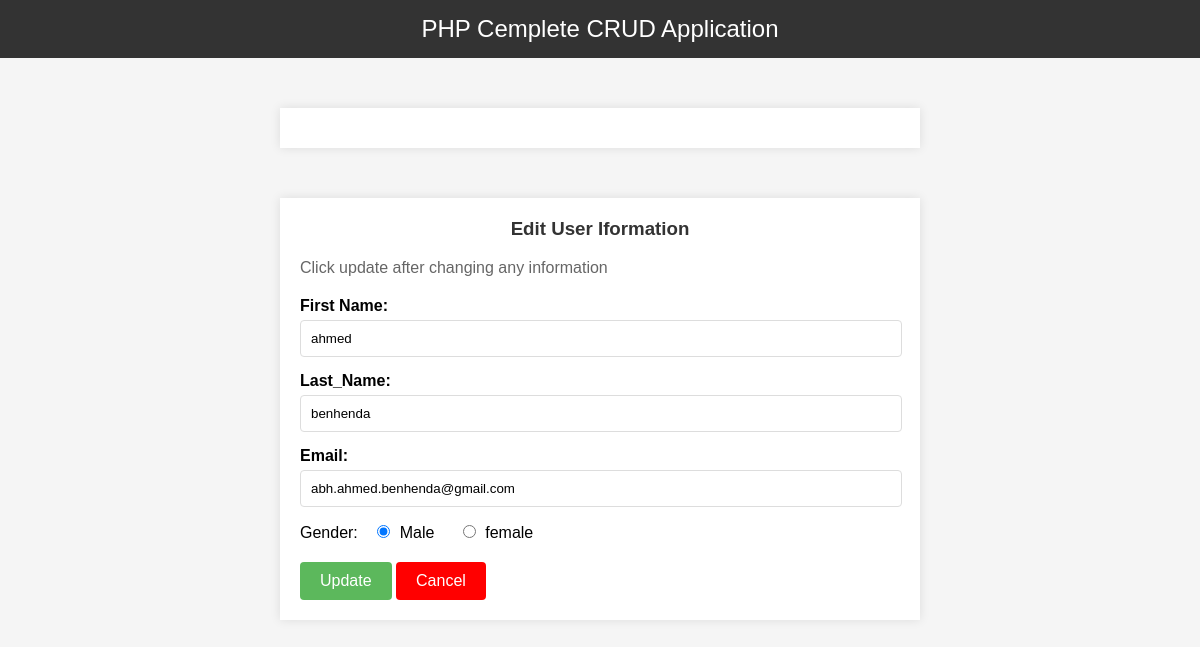
/php/edit.php?id=1, run on the app's committed database.
### tables this page shows
CREATE TABLE `crud` (
  `id` int(11) NOT NULL,
  `first_name` varchar(20) NOT NULL,
  `last_name` varchar(20) NOT NULL,
  `email` varchar(100) NOT NULL,
  `gender` varchar(100) NOT NULL
);

### php/edit.php (the view, shortened to what this page needs)
<?php
include "config.php";
?>
<!DOCTYPE html>
<html lang="en">
<head>
    <link rel="stylesheet" href="https://cdnjs.cloudflare.com/ajax/libs/font-awesome/6.6.0/css/all.min.css" />
    <link rel="stylesheet" href="../CSS/add.css">
</head>
<body>
    <nav class="navbar">
        PHP Cemplete CRUD Application
    </nav>
    <div class="container">
    </div>
    <div class="container">
        <div class="text">
            <h3>Edit User Iformation</h3>
            <p class="text-muted">Click update after changing any information</p>
        </div>
        <?php
        $id = $_GET['id'];
        $sql = "SELECT * FROM `crud` WHERE id = $id LIMIT 1";
        $result = mysqli_query($conn, $sql);
        $row = mysqli_fetch_assoc($result);
        ?>
        <div class="form">
            <form action="" method="post">
                <div class="row">
                    <div class="col">
                        <label for="" class="form-label">First Name:</label>
                        <input type="text" name="first_name" class="form-control" value="<?php echo $row ['first_name'] ?>">
                    </div>
                    <div class="col">
                        <label for="" class="form-label">Last_Name:</label>
                        <input type="text" name="last_name" class="form-control" value="<?php echo $row ['last_name'] ?>">
                    </div>
                </div>
                <div>
                <label for="" class="form-label">Email:</label>
                <input type="email" name="email" class="form-control" value="<?php echo $row ['email'] ?>">
                </div>
                <div class="form-group">
                    <label>Gender:</label>
                    <input type="radio" id="male" name="gender" class="chorm-check-input" value="male" <?php echo ($row['gender'] == 'male')? "checked": "" ?>>
                    <label for="male" class="form-input-label">Male</label>
                    <input type="radio" id="female" name="gender" class="chorm-check-input" value="female" <?php echo ($row['gender'] == 'female')? "checked": "" ?> >
                    <label for="female" class="form-input-label">female</label>
                </div>
                <div>
                    <button type="submit" class="btn" name="submit">Update</button>
                    <a href="index.php" class="cancel"> Cancel</a>
                </div>
            </form>
        </div>
    </div>
</body>
</html>

### CSS/add.css (style rules this page uses)
body { font-family: Arial, sans-serif; background-color: #f5f5f5; margin: 0; padding: 0; }
.navbar { background-color: #333; color: #fff; text-align: center; padding: 15px 0; font-size: 24px; }
.container { max-width: 600px; margin: 50px auto; background-color: #fff; padding: 20px; box-shadow: 0 0 10px rgba(0, 0, 0, 0.1); }
.text h3 { margin-top: 0; color: #333; text-align: center; }
.text p { color: #666; margin-bottom: 20px; }
.form-label { display: block; margin-bottom: 5px; font-weight: bold; }
.form-control { width: calc(100% - 20px); padding: 10px; margin-bottom: 15px; border: 1px solid #ddd; border-radius: 4px; }
.form-group { margin-bottom: 20px; }
.form-group label { display: inline-block; margin-right: 10px; }
.chorm-check-input { margin-right: 5px; }
.btn,.cancel { display: inline-block; padding: 10px 20px; color: #fff; background-color: #5cb85c; border: none; border-radius: 4px; text-decoration: none; font-size: 16px; cursor: pointer; }
a.cancel { background-color: red; }

### data on the page
crud: first_name "ahmed", last_name "benhenda", email "abh.ahmed.benhenda@gmail.com", gender "☑ Male", gender "☐ female"
